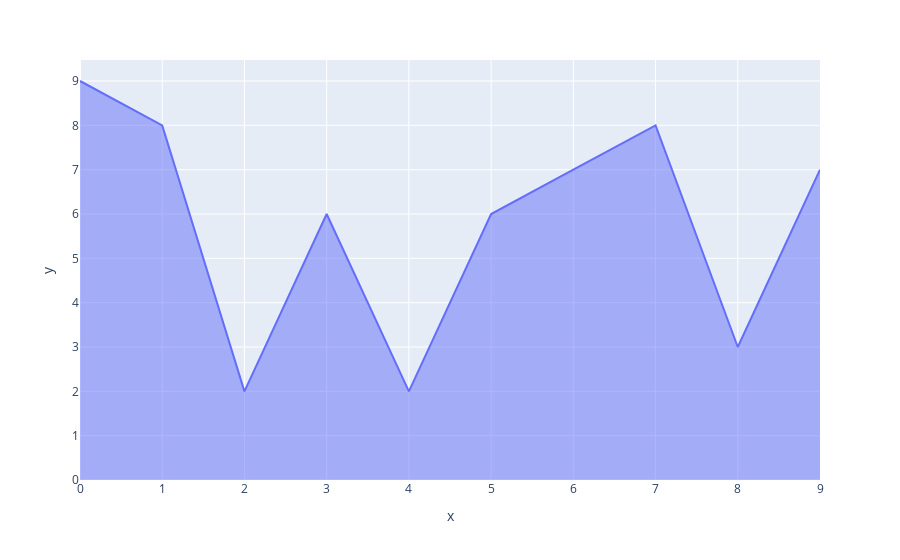

The notebook cell this image was saved under:
### Code cell
px.area(x=x,y=y)

### Figure 1 — Plotly figure (JSON) as saved in the notebook; plotly's stock layout.template omitted (floating-point values rounded to 4 significant figures)
{"data": [{"fillpattern": {"shape": ""}, "hovertemplate": "x=%{x}<br>y=%{y}<extra></extra>", "legendgroup": "", "line": {"color": "#636efa"}, "marker": {"symbol": "circle"}, "mode": "lines", "name": "", "orientation": "v", "showlegend": false, "stackgroup": "1", "type": "scatter", "x": [0, 1, 2, 3, 4, 5, 6, 7, 8, 9], "xaxis": "x", "y": [9, 8, 2, 6, 2, 6, 7, 8, 3, 7], "yaxis": "y"}], "layout": {"legend": {"tracegroupgap": 0}, "margin": {"t": 60}, "xaxis": {"anchor": "y", "domain": [0, 1], "title": {"text": "x"}}, "yaxis": {"anchor": "x", "domain": [0, 1], "title": {"text": "y"}}}}
